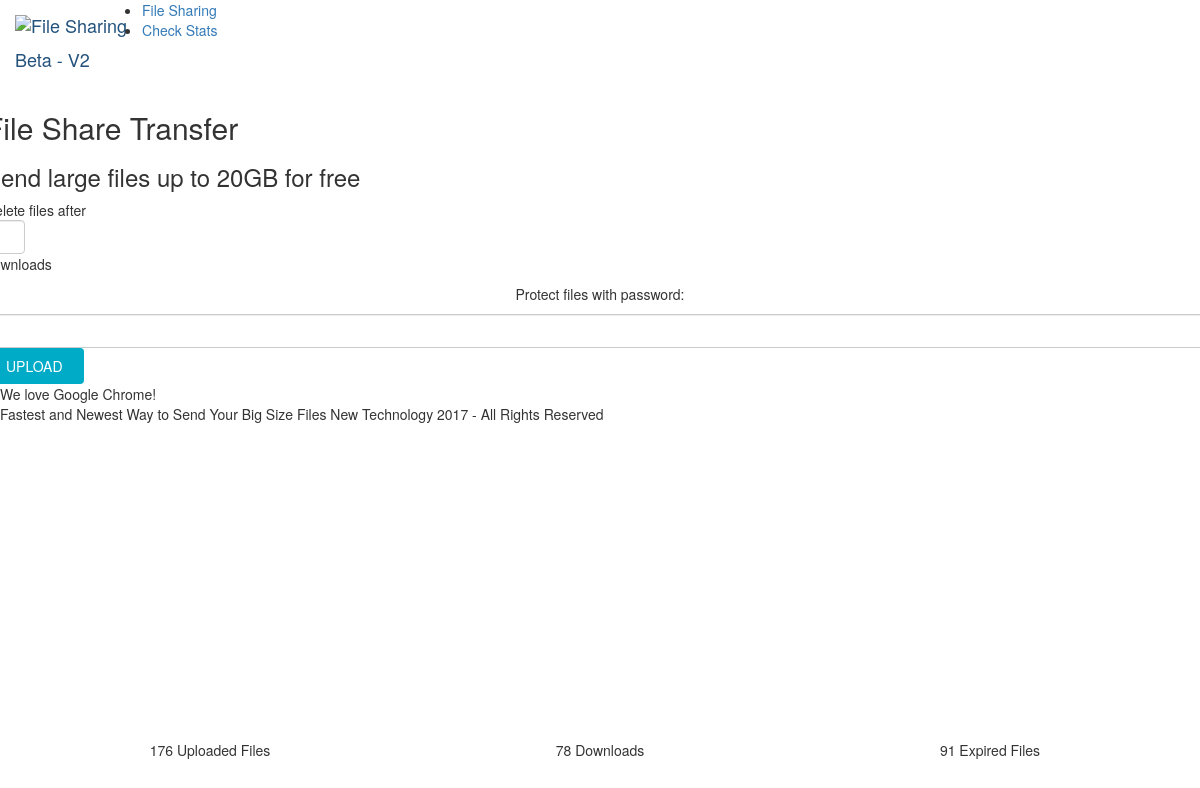
Before: /index2.php with the older database file.
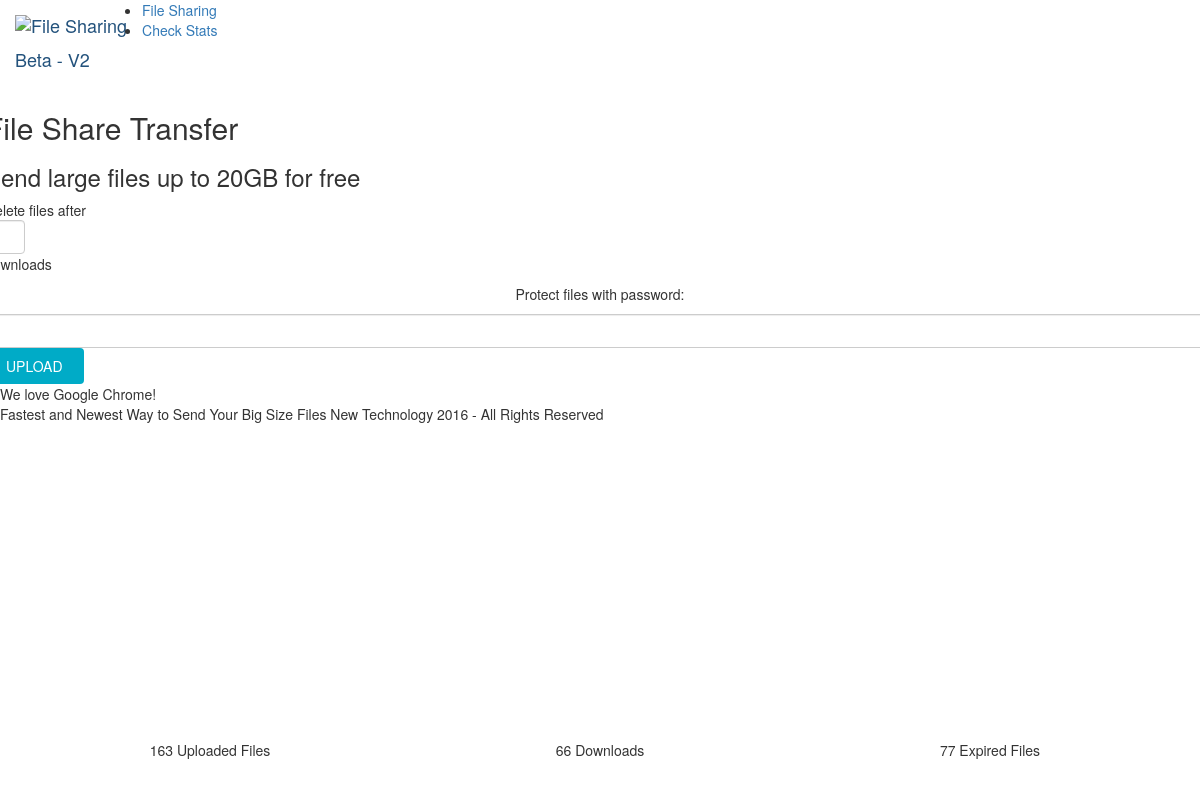
After: the same page with the newer database file.
### tables this page shows
CREATE TABLE `filex_settings` (
  `id` int(11) NOT NULL AUTO_INCREMENT,
  `setting` varchar(40) NOT NULL,
  `val` text NOT NULL,
  PRIMARY KEY (`id`)
);

### inc/mysql.class.php (called while the page is built, shortened)
<?php
class Filex_Mysql {
	private $mysqli = false;
	public function __construct($m) {
		$this->mysqli = $m;
		$this->check_expired_files();
	}
	public function get_setting($setting) {
		$prepared = $this->prepare("SELECT `val` FROM `filex_settings` WHERE `setting`=?", 'get_setting');
		$this->bind_param($prepared->bind_param('s', $setting), 'get_setting()');
		$this->execute($prepared, 'get_setting()');
		if($this->is_mysqlnd()) {
			$result = $prepared->get_result();
			$row = $result->fetch_object();
			return $row->val;
		}else{
			$prepared->bind_result($val);
			$prepared->fetch();
			return $val;
		}
	}
	public function get_uploaded_files() {
		$res = $this->query("SELECT COUNT(*) as c FROM `filex_files`", 'get_uploaded_files()');
		$obj = $res->fetch_object();
		return $obj->c;
	}
	public function get_downloads() {
		$res = $this->query("SELECT COUNT(*) as c FROM `filex_downloads`", 'get_downloads()');
		$obj = $res->fetch_object();
		return $obj->c;
	}
	public function get_expired_files() {
		$res = $this->query("SELECT COUNT(*) as c FROM `filex_expiration`", 'get_expired_files()');
		$obj = $res->fetch_object();
		return $obj->c;
	}
	public function check_expired_files() {
		$res = $this->query("SELECT `id` FROM `filex_files` WHERE `days_expiration` != 0 AND DATE_ADD(`date_uploaded`, INTERVAL `days_expiration` DAY) <= NOW() && `status`!=2", 'check_expired_files()');
		while($obj = $res->fetch_object()) {
			$date = date('Y-m-d H:i:s');
		}
		return true;
	}
	private function prepare($query, $func) {
		$prepared = $this->mysqli->prepare($query);
		return $prepared;
	}
	private function bind_param($param, $func) {
		return $param;
	}
	private function execute($prepared, $func) {
		$exec = $prepared->execute();
		return $exec;
	}
	private function query($query, $func) {
		$q = $this->mysqli->query($query);
		return $q;
	}
	public function is_mysqlnd() {
		if(function_exists('mysqli_stmt_get_result'))
			return true;
		return false;
	}
}
$mysql = new Filex_Mysql($mysqli);

### index2.php (the view, shortened to what this page needs)
<?php
require 'inc/mysql.class.php';
?>
<!DOCTYPE html>
<html lang="en">
<?php require 'inc/head.php'; ?>
<body class="randbg">
	<?php require 'inc/header.php'; ?>
	<section class="first-container" id="fine-uploader-manual-trigger">
		<div class="row">
           <div  id="fine-uploader-trg" class="upload_satir right-text">
            <div class="uploadico left-icon1">
			</div>
			<div class="uploadtext">
            <h2>File Share Transfer</h2>
				<h3>Send large files up to 20GB for free</h3>
			</div>
         </div>
   	   <form method="post" action="index.php" name="upload">
       <div class="dvs_ortalik">
						<div class="hkacgund">
							<p><span>Delete files after</span> <input type="text" name="downloads" class="form-control" style="width:40px;" /> <span>downloads</span></p>
						</div>
						<div class="head text-center password">
							<p>Protect files with password:</p>
							<input type="text" name="password" class="form-control big" />
						</div>
                    </div>
       <div class="alts"><button type="submit" id="trigger-upload" class="btn btn-alt upload" >UPLOAD</button>
  	</form>
  </div>
	<div class="crm_yazi">We love Google Chrome!</div>
	</section>
	<section style="position:absolute; bottom:40px; width:100%;" class="container-fluid information">
		<div class="container">
			<div class="row">
				<div class="col-xs-4 column text-center">
					<?php
					$uploaded = $mysql->get_uploaded_files();
					if($uploaded == 0)
						echo 'No';
					else
						echo $uploaded;
					?> Uploaded Files
				</div>
				<div class="col-xs-4 column text-center">
					<?php
					$downloads = $mysql->get_downloads();
					if($downloads == 0)
						echo 'No';
					else
						echo $downloads;
					?> Downloads
				</div>
				<div class="col-xs-4 column text-center">
					<?php
					$expired = $mysql->get_expired_files();
					if($expired == 0)
						echo 'No';
					else
						echo $expired;
					?> Expired Files
				</div>
			</div>
		</div>
	</section>
	<footer class="footer_mns">
		<?php echo $mysql->get_setting('footer_info'); ?>
	</footer>
    <link href="fine-uploader/fine-uploader-new.css" rel="stylesheet">
</body>
</html>

Changed rows visible on the page:
changed filex_settings: val "Fastest and Newest Way to Send Your Big Size Files New Technology 2017 - All Rights Reserved" → "Fastest and Newest Way to Send Your Big Size Files New Technology 2016 - All Rights Reserved"
Other visible differences:
$uploaded: "176" → "163"
$downloads: "78" → "66"
$expired: "91" → "77"
